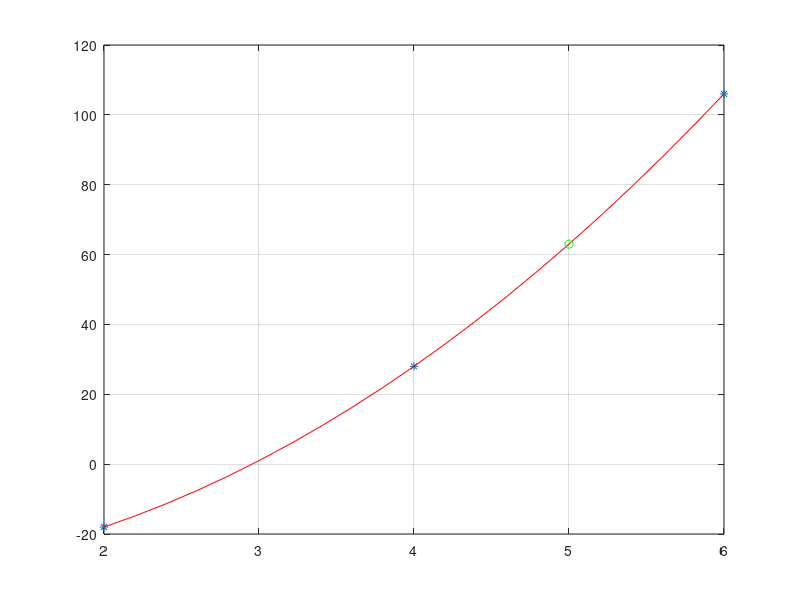

MATLAB code to generate this figure:
function Lagrange
  clear
  clc
  x = [2 4 6];
  y = [-18 28 106];
  n = length(x);
  xx = 5;
  px = Lag(x,y,n,xx)
  % --------- grafico ---------
  x1 = [x(1):0.2:x(n)];
  n1 = length(x1);  % 11
  for k=1:n1
    p1(k)=Lag(x, y, n, x1(k));
  end
  p1
  % ----------------------------
  plot(x, y, '*')
  grid
  hold on
  pause
  plot(x1, p1, 'r')
  hold on
  pause
  plot(xx, px, 'go')
end

function p = Lag(x,y,n,xx)
  p = 0;
  for i = 1:n
    num = 1;
    den = 1;
    for j = 1:n
      if (j != i)
        num = num * (xx-x(j));
        den = den * (x(i)-x(j));
      end
    end
    L = num/den;
    p = p + y(i) * L;
  end
end
